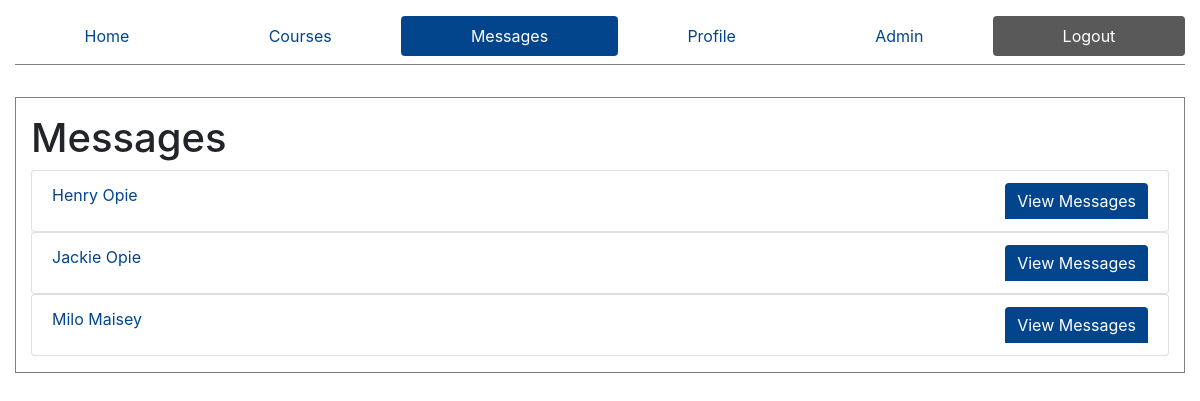
Page /messages/ (signed in) on the committed database.
### ed/models.py (models this page shows)
class Profile(models.Model):
    user = models.OneToOneField(User, on_delete=models.CASCADE, related_name='+', default=1)
    FirstName = models.CharField(max_length=50,default='firstname')
    LastName = models.CharField(max_length=50,default='lastname')
    is_admin = models.BooleanField('Is admin', default=False)

### ed/views.py (the view)
# urls.py: path('messages/', views.messages, name="messages"),
def messages(request):
    is_admin = False
    p = Profile.objects.get(user=request.user)
    if p.is_admin:
        is_admin = True
    profile = Profile.objects.get(user=request.user)
    chatmemberships = ChatMembership.objects.filter(person=profile)
    chatmemberships = chatmemberships.values_list('group', flat=True)
    groups = Group.objects.filter(id__in=chatmemberships)
    members = groups.values_list('members', flat=True)
    ps = Profile.objects.filter(id__in=members)
    context = {
        'active': 'messages',
        'members': ps.all(),
        'is_admin': is_admin
    }
    return render(request, 'messages.html', context=context)

### templates/messages.html
{% extends "core.html" %}
{% block content %}
{% if members %}
<h1>Messages</h1>
    {% for member in members %}
        <ul class="list-group messages-list">
            <li class="list-group-item message"><a href="{{member.id}}">{{member.FirstName}} {{member.LastName}}</a>
                <a href="{{member.id}}" class="btn btn-primary">View Messages</a>
            </li>
        </ul>
    {% endfor %}
{% else %}
<h4>
    You don't have any messages yet
</h4>
{% endif %}
{% endblock %}

### ed/static/styles.css (style rules this page uses)
.message { display: flex; flex-direction: row; }
.message { display: flex; }
.message .btn { margin-left: auto; }
.btn-primary { border: unset; border: 0.25rem !important; border-top-left-radius: 0.25rem !important; border-bottom-left-radius: 0 !important; border-bottom-right-radius: 0 !important; }

### rows in the picture
Profile: FirstName "Henry", LastName "Opie"
Profile: FirstName "Jackie", LastName "Opie"
Profile: FirstName "Milo", LastName "Maisey"
